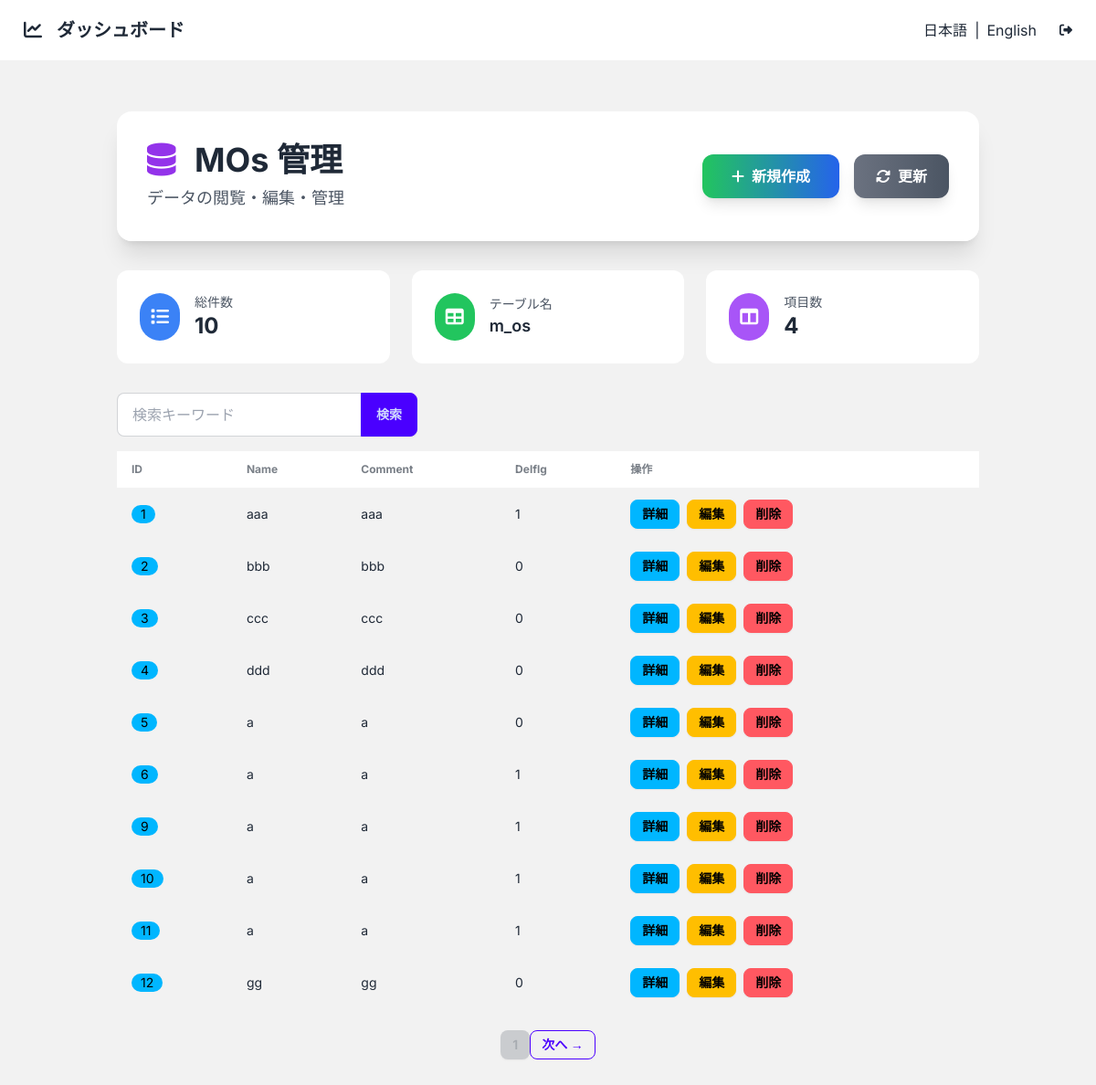
The app's page /m_os/ (signed in) with its own data.
### app/models/m_os.py (models this page shows)
class MOs(BaseModel):
    __tablename__ = "m_os"
    name = Column(String(50))
    comment = Column(String(200))
    delflg = Column(Integer, nullable=True, default=0)

### app/core/base_crud.py (the view)
        @router.get("/", response_class=HTMLResponse)
        async def read_items(
            request: Request,
            db: Session = Depends(get_db),
            current_user=Depends(get_current_user),
            page: int = 1,
            per_page: int = 10,
            q: str = None
        ):
            query = db.query(model)
            if q:
                filters = [
                    col.ilike(f"%{q}%")
                    for col in model.__table__.columns
                    if hasattr(col.type, "python_type") and col.type.python_type == str
                ]
                if filters:
                    query = query.filter(or_(*filters))
            total = query.count()
            items = query.offset((page - 1) * per_page).limit(per_page).all()
            fields = [col for col in model.__table__.columns if col.name != 'id']
            return templates.TemplateResponse(
                f"{template_base}/list.html",
                {
                    "request": request,
                    "items": items,
                    "fields": fields,
                    "table_name": model.__tablename__,
                    "model_name": model.__name__,
                    "page": page,
                    "per_page": per_page,
                    "total": total,
                    "q": q or ""
                }
            )

### app/templates/m_os/list.html
{% extends "base_list.html" %}
{% set new_url = '/' ~ table_name ~ '/new' %}
{% block header_title %}{{ model_name }} 管理{% endblock %}

### app/templates/partials/_table.html (shortened to what this page needs)
<div class="slide-in overflow-x-auto">
    <table class="table table-zebra table-pin-rows w-full">
        <thead>
        <tr>
            <th>ID</th>
            {% for field in fields %}
            <th>{{ field.name.replace('_', ' ').title() }}</th>
            {% endfor %}
            <th>操作</th>
        </tr>
        </thead>
        <tbody>
        {% for item in items %}
        <tr class="hover">
            <td><span class="badge badge-info">{{ item.id }}</span></td>
            {% for field in fields %}
            <td>{{ item[field.name] if item[field.name] is not none else '—' }}</td>
            {% endfor %}
            <td>
                <div class="flex gap-2">
                    <a href="/{{ table_name }}/{{ item.id }}" class="btn btn-info btn-sm">詳細</a>
                    <a href="/{{ table_name }}/{{ item.id }}/edit" class="btn btn-warning btn-sm">編集</a>
                    <button hx-delete="/{{ table_name }}/{{ item.id }}"
                            hx-confirm="本当に削除しますか？"
                            hx-target="closest tr"
                            hx-swap="outerHTML swap:1s"
                            class="btn btn-error btn-sm">削除</button>
                </div>
            </td>
        </tr>
        {% endfor %}
        </tbody>
    </table>
</div>

### app/templates/base.html (style rules this page uses)
body { font-family: 'Inter', sans-serif; }
.slide-in { animation: slideIn 0.6s ease-out forwards; }

### records on screen
MOs: id "1", name "aaa" "aaa" "1"
MOs: id "2", name "bbb" "bbb" "0"
MOs: id "3", name "ccc" "ccc" "0"
MOs: id "4", name "ddd" "ddd" "0"
MOs: id "5", name "a" "a" "0"
MOs: id "6", name "a" "a" "1"
MOs: id "9", name "a" "a" "1"
MOs: id "10", name "a" "a" "1"
MOs: id "11", name "a" "a" "1"
MOs: id "12", name "gg" "gg" "0"

### other values on screen
{{ model_name }} "MOs"
{{ items|length }} "10"
{{ table_name }} "m_os"
{{ fields|length + 1 }} "4"
{{ field.name.replace('_', ' ').title() }} "Name" "Comment" "Delflg"
{{ page }} "1"
